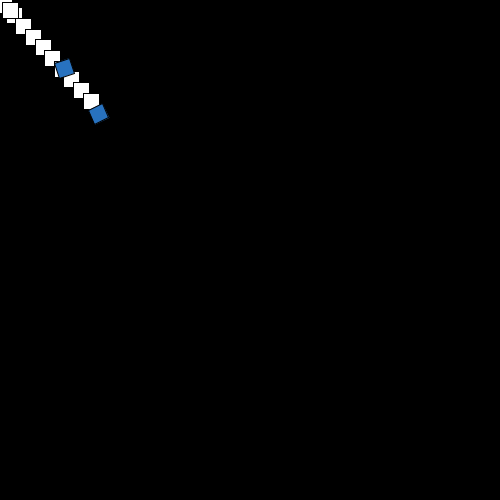
Frame 1 (no input)
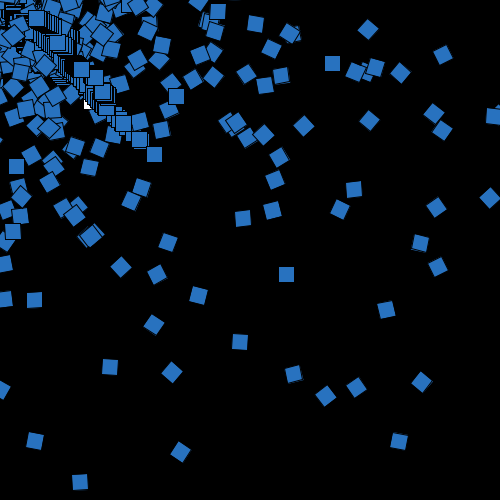
Frame 60 (the mouse pressed at the canvas centre just before this capture)
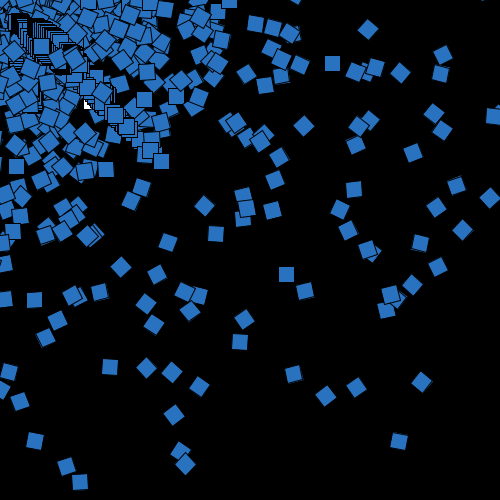
Frame 120 (the mouse held since frame 60 and released just before this capture)

The Processing sketch that drew these frames (run headless with seeded random() and noise(); from frame 60 on, the mouse is pressed at the canvas centre):

// Processing sketch: processing_147597
// ── processing_147597.pde

float x=10;
float y=10;
int i=0;
float speed=0;
float gravity=0.1;
float[]xcord=new float[10];
float[]ycord=new float[10];
float movement=5;


void setup(){
  background(0);
  rectMode(CENTER);
  size(500,500);
  frameRate(30);
  smooth();
 
  for(i=0; i<10; i++){
xcord[i]=x;
ycord[i]=y;
x=x+20;
y=y+20;
  }
}

void draw(){
  for(i=0; i<10; i++){
    rect(xcord[i]*noise(movement+30), ycord[i]*noise(movement+50), 16, 16);
  }
  
  int i;
  for(i=0; i<10; i++){
    rect(xcord[i], ycord[i], 16, 16);
    fill(#2872BF);
    translate(xcord[i], ycord[i]);
    rotate(20*noise(movement+20));
    xcord[i]=x*noise(movement);
    ycord[i]=y*noise(movement);
    movement=movement+0.02;
  }
}
  
